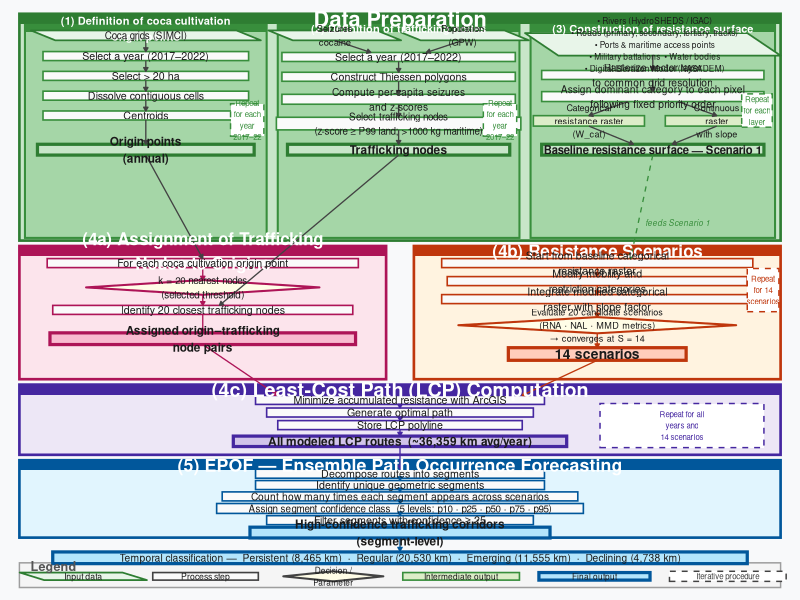
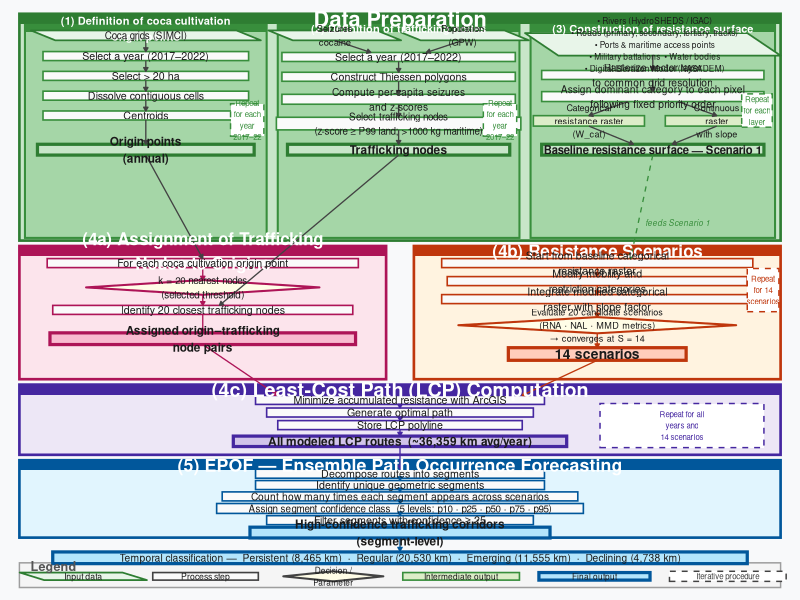

Generate these figures, in order, with R:
library(ggplot2)
library(grid)

# ── Colors ──────────────────────────────────────────────────────────────────
G1 <- "#2e7d32"; G2 <- "#388e3c"; G3 <- "#a5d6a7"
G4 <- "#c8e6c9"; G5 <- "#e8f5e9"; G6 <- "#dcedc8"
P1 <- "#ad1457"; P2 <- "#fce4ec"; P3 <- "#f8bbd0"
O1 <- "#bf360c"; O2 <- "#fff3e0"; O3 <- "#ffccbc"
PU1 <- "#4527a0"; PU2 <- "#ede7f6"; PU3 <- "#d1c4e9"
B1 <- "#01579b";  B2 <- "#e1f5fe"; B3 <- "#b3e5fc"
WH <- "white"; PR <- "#fafafa"; DC <- "#fffde7"
TX <- "#1a1a1a"; AR <- "#424242"

# ── Accumulators ─────────────────────────────────────────────────────────────
bg_layers   <- list()
node_layers <- list()
text_layers <- list()
arr_layers  <- list()

add_bg   <- function(x) bg_layers   <<- c(bg_layers,   list(x))
add_node <- function(x) node_layers <<- c(node_layers, list(x))
add_text <- function(x) text_layers <<- c(text_layers, list(x))
add_arr  <- function(x) arr_layers  <<- c(arr_layers,  list(x))

# ── Section background with solid header bar ─────────────────────────────────
sec <- function(x1, x2, y1, y2, label, hc, fc, fs = 5.0) {
  add_bg(annotate("rect", xmin=x1, xmax=x2, ymin=y1, ymax=y2,
                  fill=fc, color=hc, linewidth=0.9))
  add_bg(annotate("rect", xmin=x1, xmax=x2, ymin=y2-0.55, ymax=y2,
                  fill=hc, color=hc, linewidth=0))
  add_text(annotate("text", x=(x1+x2)/2, y=y2-0.275, label=label,
                    color=WH, fontface="bold", size=fs, hjust=0.5,
                    family="sans"))
}

# ── Subsection background ─────────────────────────────────────────────────────
ssec <- function(x1, x2, y1, y2, label, hc, fc, fs = 2.9) {
  add_bg(annotate("rect", xmin=x1, xmax=x2, ymin=y1, ymax=y2,
                  fill=fc, color=hc, linewidth=0.7))
  add_bg(annotate("rect", xmin=x1, xmax=x2, ymin=y2-0.42, ymax=y2,
                  fill=hc, color=hc, linewidth=0))
  add_text(annotate("text", x=(x1+x2)/2, y=y2-0.21, label=label,
                    color=WH, fontface="bold", size=fs, hjust=0.5,
                    family="sans"))
}

# ── Rounded rectangle box ─────────────────────────────────────────────────────
rbox <- function(cx, cy, w, h, label, fc=PR, ec=AR, fs=2.7,
                 lw=0.55, bold=FALSE, thick=FALSE) {
  add_node(annotate("rect",
                    xmin=cx-w/2, xmax=cx+w/2,
                    ymin=cy-h/2, ymax=cy+h/2,
                    fill=fc, color=ec, linewidth=if(thick) 1.1 else lw))
  add_text(annotate("text", x=cx, y=cy, label=label,
                    color=TX, fontface=if(bold) "bold" else "plain",
                    size=fs, hjust=0.5, family="sans"))
}

# ── Parallelogram (data input) ────────────────────────────────────────────────
pbox <- function(cx, cy, w, h, label, fc=G5, ec=G1, fs=2.5, sk=0.22) {
  xs <- c(cx-w/2+sk, cx+w/2+sk, cx+w/2-sk, cx-w/2-sk)
  ys <- c(cy-h/2,    cy-h/2,    cy+h/2,    cy+h/2)
  add_node(annotate("polygon", x=xs, y=ys, fill=fc, color=ec, linewidth=0.6))
  add_text(annotate("text", x=cx, y=cy, label=label,
                    color=TX, size=fs, hjust=0.5, family="sans"))
}

# ── Diamond ───────────────────────────────────────────────────────────────────
dbox <- function(cx, cy, w, h, label, fc=DC, ec=AR, fs=2.3) {
  xs <- c(cx, cx+w/2, cx, cx-w/2)
  ys <- c(cy-h/2, cy, cy+h/2, cy)
  add_node(annotate("polygon", x=xs, y=ys, fill=fc, color=ec, linewidth=0.7))
  add_text(annotate("text", x=cx, y=cy, label=label,
                    color=TX, size=fs, hjust=0.5, family="sans"))
}

# ── Dashed box ────────────────────────────────────────────────────────────────
dashbox <- function(x1, x2, y1, y2, label, ec="#558b2f", fs=2.0) {
  add_node(annotate("rect", xmin=x1, xmax=x2, ymin=y1, ymax=y2,
                    fill=WH, color=ec, linewidth=0.5, linetype="dashed"))
  add_text(annotate("text", x=(x1+x2)/2, y=(y1+y2)/2, label=label,
                    color=ec, size=fs, hjust=0.5, family="sans"))
}

# ── Arrow ─────────────────────────────────────────────────────────────────────
arr <- function(x1, y1, x2, y2, col_=AR, lw=0.45, dash=FALSE) {
  add_arr(annotate("segment", x=x1, y=y1, xend=x2, yend=y2,
                   color=col_, linewidth=lw,
                   linetype=if(dash) "dashed" else "solid",
                   arrow=arrow(length=unit(0.11,"cm"), type="closed")))
}

# ════════════════════════════════════════════════════════════════════════════════
# LAYOUT — xlim(0,14), ylim(-2.5, 29.5)
# ════════════════════════════════════════════════════════════════════════════════

# Section Y ranges
DP_Y1 <- 16.8; DP_Y2 <- 29.4   # Data Preparation
AS_Y1 <- 9.1;  AS_Y2 <- 16.5   # Assignment
SC_Y1 <- 9.1;  SC_Y2 <- 16.5   # Resistance Scenarios
LC_Y1 <- 4.9;  LC_Y2 <- 8.8    # LCP
EP_Y1 <- 0.3;  EP_Y2 <- 4.6    # EPOF

# Subsection X ranges
SS1_X1 <- 0.25; SS1_X2 <- 4.6   # Origin points
SS2_X1 <- 4.8;  SS2_X2 <- 9.15  # Trafficking nodes
SS3_X1 <- 9.35; SS3_X2 <- 13.75 # Resistance surface

# Centers
CX1  <- (SS1_X1+SS1_X2)/2   # 2.425
CX2  <- (SS2_X1+SS2_X2)/2   # 6.975
CX3  <- (SS3_X1+SS3_X2)/2   # 11.55
CX_A <- (0.15+6.75)/2        # 3.45  Assignment
CX_S <- (7.25+13.85)/2       # 10.55 Scenarios
CX_L <- 7.0                  # LCP
CX_E <- 7.0                  # EPOF

BW  <- 3.7    # standard box width
BH  <- 0.50   # standard box height

# ════════════════════════════════════════════════════════════════════════════════
# SECTION BACKGROUNDS
# ════════════════════════════════════════════════════════════════════════════════

sec(0.15, 13.85, DP_Y1, DP_Y2, "Data Preparation", G1, G4, fs=5.5)

ssec(SS1_X1, SS1_X2, DP_Y1+0.15, DP_Y2-0.62,
     "(1) Definition of coca cultivation\norigin points", G2, G3, fs=2.8)
ssec(SS2_X1, SS2_X2, DP_Y1+0.15, DP_Y2-0.62,
     "(2) Definition of trafficking nodes", G2, G3, fs=2.8)
ssec(SS3_X1, SS3_X2, DP_Y1+0.15, DP_Y2-0.62,
     "(3) Construction of resistance surface", G2, G3, fs=2.8)

sec(0.15, 6.75,  AS_Y1, AS_Y2, "(4a) Assignment of Trafficking\nNodes to Origins", P1, P2, fs=4.3)
sec(7.25, 13.85, SC_Y1, SC_Y2, "(4b) Resistance Scenarios", O1, O2, fs=4.3)
sec(0.15, 13.85, LC_Y1, LC_Y2, "(4c) Least-Cost Path (LCP) Computation", PU1, PU2, fs=5.0)
sec(0.15, 13.85, EP_Y1, EP_Y2, "(5) EPOF — Ensemble Path Occurrence Forecasting", B1, B2, fs=4.5)

# ════════════════════════════════════════════════════════════════════════════════
# SS1: ORIGIN POINTS
# ════════════════════════════════════════════════════════════════════════════════
y1 <- c(28.2, 27.05, 25.95, 24.85, 23.75, 21.85)

pbox(CX1, y1[1], BW,   0.55, "Coca grids (SIMCI)", fc=G5, ec=G1)
rbox(CX1, y1[2], BW,   BH,   "Select a year (2017–2022)", fc=PR, ec=G2)
rbox(CX1, y1[3], BW,   BH,   "Select > 20 ha", fc=PR, ec=G2)
rbox(CX1, y1[4], BW,   BH,   "Dissolve contiguous cells", fc=PR, ec=G2)
rbox(CX1, y1[5], BW,   BH,   "Centroids", fc=PR, ec=G2)
rbox(CX1, y1[6], BW+0.2, 0.6, "Origin points\n(annual)", fc=G4, ec=G1,
     bold=TRUE, thick=TRUE, fs=3.0)

dashbox(SS1_X2-0.65, SS1_X2-0.05, 22.6, 24.4,
        "Repeat\nfor each\nyear\n2017–22", ec=G2)

arr(CX1, y1[1]-0.28, CX1, y1[2]+0.25)
arr(CX1, y1[2]-0.25, CX1, y1[3]+0.25)
arr(CX1, y1[3]-0.25, CX1, y1[4]+0.25)
arr(CX1, y1[4]-0.25, CX1, y1[5]+0.25)
arr(CX1, y1[5]-0.25, CX1, y1[6]+0.30)

# ════════════════════════════════════════════════════════════════════════════════
# SS2: TRAFFICKING NODES
# ════════════════════════════════════════════════════════════════════════════════
y2 <- c(28.2, 27.0, 25.9, 24.65, 23.3, 21.85)

pbox(CX2-1.15, y2[1], 1.95, 0.55, "Seizures\ncocaine",  fc=G5, ec=G1, fs=2.4)
pbox(CX2+1.15, y2[1], 1.95, 0.55, "Population\n(GPW)", fc=G5, ec=G1, fs=2.4)
rbox(CX2, y2[2], BW+0.5, BH,   "Select a year (2017–2022)", fc=PR, ec=G2)
rbox(CX2, y2[3], BW+0.5, BH,   "Construct Thiessen polygons", fc=PR, ec=G2)
rbox(CX2, y2[4], BW+0.5, 0.55, "Compute per-capita seizures\nand z-scores",
     fc=PR, ec=G2, fs=2.6)
rbox(CX2, y2[5], BW+0.7, 0.70,
     "Select trafficking nodes\n(z-score \u2265 P99 land; >1000 kg maritime)",
     fc=PR, ec=G2, fs=2.5)
rbox(CX2, y2[6], BW+0.3, 0.6, "Trafficking nodes",
     fc=G4, ec=G1, bold=TRUE, thick=TRUE, fs=3.0)

dashbox(SS2_X2-0.65, SS2_X2-0.05, 22.6, 24.4,
        "Repeat\nfor each\nyear\n2017–22", ec=G2)

arr(CX2-1.15, y2[1]-0.28, CX2-0.5, y2[2]+0.25)
arr(CX2+1.15, y2[1]-0.28, CX2+0.5, y2[2]+0.25)
arr(CX2, y2[2]-0.25, CX2, y2[3]+0.25)
arr(CX2, y2[3]-0.25, CX2, y2[4]+0.275)
arr(CX2, y2[4]-0.275, CX2, y2[5]+0.35)
arr(CX2, y2[5]-0.35,  CX2, y2[6]+0.30)

# ════════════════════════════════════════════════════════════════════════════════
# SS3: RESISTANCE SURFACE
# ════════════════════════════════════════════════════════════════════════════════
y3 <- c(27.7, 26.0, 24.8, 23.45, 21.85)

pbox(CX3, y3[1], BW+0.3, 1.25,
     "  \u2022 Rivers (HydroSHEDS / IGAC)\n  \u2022 Roads (primary, secondary, tertiary, tracks)\n  \u2022 Ports & maritime access points\n  \u2022 Military battalions  \u2022 Water bodies\n  \u2022 Digital Elevation Model (NASADEM)",
     fc=G5, ec=G1, fs=2.1, sk=0.3)
rbox(CX3, y3[2], BW+0.3, BH,   "Rasterize vector layer\nto common grid resolution",
     fc=PR, ec=G2, fs=2.6)
rbox(CX3, y3[3], BW+0.3, 0.55, "Assign dominant category to each pixel\nfollowing fixed priority order",
     fc=PR, ec=G2, fs=2.6)
# Two parallel intermediate outputs
rbox(CX3-1.15, y3[4], 2.0, 0.58, "Categorical\nresistance raster\n(W_cat)", fc=G6, ec=G2, fs=2.3)
rbox(CX3+1.15, y3[4], 1.85, 0.58, "Continuous\nraster\nwith slope",         fc=G6, ec=G2, fs=2.3)
rbox(CX3, y3[5], BW+0.3, 0.6, "Baseline resistance surface — Scenario 1",
     fc=G4, ec=G1, bold=TRUE, thick=TRUE, fs=2.85)

dashbox(SS3_X2-0.60, SS3_X2-0.05, 23.1, 24.95,
        "Repeat\nfor each\nlayer", ec=G2)

arr(CX3, y3[1]-0.625, CX3, y3[2]+0.25)
arr(CX3, y3[2]-0.25,  CX3, y3[3]+0.275)
arr(CX3-0.45, y3[3]-0.275, CX3-1.15, y3[4]+0.29)
arr(CX3+0.45, y3[3]-0.275, CX3+1.15, y3[4]+0.29)
arr(CX3-1.15, y3[4]-0.29,  CX3-0.35, y3[5]+0.30)
arr(CX3+1.15, y3[4]-0.29,  CX3+0.35, y3[5]+0.30)

# ════════════════════════════════════════════════════════════════════════════════
# SECTION 4a: ASSIGNMENT
# ════════════════════════════════════════════════════════════════════════════════
ya <- c(15.55, 14.2, 12.95, 11.35)

rbox(CX_A, ya[1], 5.6, BH,   "For each coca cultivation origin point",
     fc=PR, ec=P1)
dbox(CX_A, ya[2], 4.2, 0.82, "k = 20 nearest nodes\n(selected threshold)",
     fc=DC, ec=P1, fs=2.5)
rbox(CX_A, ya[3], 5.4, BH,   "Identify 20 closest trafficking nodes",
     fc=PR, ec=P1)
rbox(CX_A, ya[4], 5.5, 0.65, "Assigned origin\u2013trafficking\nnode pairs",
     fc=P3, ec=P1, bold=TRUE, thick=TRUE, fs=3.0)

arr(CX_A, ya[1]-0.25, CX_A, ya[2]+0.41, col_=P1)
arr(CX_A, ya[2]-0.41, CX_A, ya[3]+0.25, col_=P1)
arr(CX_A, ya[3]-0.25, CX_A, ya[4]+0.325, col_=P1)

# ════════════════════════════════════════════════════════════════════════════════
# SECTION 4b: RESISTANCE SCENARIOS
# ════════════════════════════════════════════════════════════════════════════════
ys <- c(15.55, 14.55, 13.55, 12.1, 10.5)

rbox(CX_S, ys[1], 5.6, BH,   "Start from baseline categorical\nresistance raster",
     fc=PR, ec=O1, fs=2.7)
rbox(CX_S, ys[2], 5.4, BH,   "Modify mobility and\nrestriction categories",
     fc=PR, ec=O1, fs=2.7)
rbox(CX_S, ys[3], 5.6, BH,   "Integrate modified categorical\nraster with slope factor",
     fc=PR, ec=O1, fs=2.7)
dbox(CX_S, ys[4], 5.0, 0.90,
     "Evaluate 20 candidate scenarios\n(RNA \u00b7 NAL \u00b7 MMD metrics)\n\u2192 converges at S = 14",
     fc=DC, ec=O1, fs=2.3)
rbox(CX_S, ys[5], 3.2, 0.70, "14 scenarios",
     fc=O3, ec=O1, bold=TRUE, thick=TRUE, fs=3.5)

dashbox(13.25, 13.82, 12.85, 15.25, "Repeat\nfor 14\nscenarios", ec=O1)

arr(CX_S, ys[1]-0.25, CX_S, ys[2]+0.25, col_=O1)
arr(CX_S, ys[2]-0.25, CX_S, ys[3]+0.25, col_=O1)
arr(CX_S, ys[3]-0.25, CX_S, ys[4]+0.45, col_=O1)
arr(CX_S, ys[4]-0.45, CX_S, ys[5]+0.35, col_=O1)

# ════════════════════════════════════════════════════════════════════════════════
# SECTION 4c: LCP
# ════════════════════════════════════════════════════════════════════════════════
yl <- c(7.95, 7.25, 6.55, 5.65)

rbox(CX_L, yl[1], 5.2, BH,   "Minimize accumulated resistance with ArcGIS",
     fc=PR, ec=PU1)
rbox(CX_L, yl[2], 4.8, BH,   "Generate optimal path",      fc=PR, ec=PU1)
rbox(CX_L, yl[3], 4.4, BH,   "Store LCP polyline",          fc=PR, ec=PU1)
rbox(CX_L, yl[4], 6.0, 0.58,
     "All modeled LCP routes  (~36,359 km avg/year)",
     fc=PU3, ec=PU1, bold=TRUE, thick=TRUE, fs=3.0)

dashbox(10.6, 13.55, 5.3, 7.75, "Repeat for all\nyears and\n14 scenarios", ec=PU1)

arr(CX_L, yl[1]-0.25, CX_L, yl[2]+0.25, col_=PU1)
arr(CX_L, yl[2]-0.25, CX_L, yl[3]+0.25, col_=PU1)
arr(CX_L, yl[3]-0.25, CX_L, yl[4]+0.29, col_=PU1)

# ════════════════════════════════════════════════════════════════════════════════
# SECTION 5: EPOF
# ════════════════════════════════════════════════════════════════════════════════
ye <- c(3.85, 3.22, 2.59, 1.92, 1.27, 0.58)

rbox(CX_E, ye[1], 5.2, BH,   "Decompose routes into segments",                  fc=PR, ec=B1)
rbox(CX_E, ye[2], 5.2, BH,   "Identify unique geometric segments",              fc=PR, ec=B1)
rbox(CX_E, ye[3], 6.4, BH,   "Count how many times each segment appears across scenarios", fc=PR, ec=B1, fs=2.6)
rbox(CX_E, ye[4], 6.6, 0.55,
     "Assign segment confidence class  (5 levels: p10 \u00b7 p25 \u00b7 p50 \u00b7 p75 \u00b7 p95)",
     fc=PR, ec=B1, fs=2.5)
rbox(CX_E, ye[5], 4.8, BH,   "Filter segments with confidence \u2265 25",       fc=PR, ec=B1)
rbox(CX_E, ye[6], 5.4, 0.6,  "High-confidence trafficking corridors\n(segment-level)",
     fc=B3, ec=B1, bold=TRUE, thick=TRUE, fs=3.0)

arr(CX_E, ye[1]-0.25, CX_E, ye[2]+0.25, col_=B1)
arr(CX_E, ye[2]-0.25, CX_E, ye[3]+0.25, col_=B1)
arr(CX_E, ye[3]-0.25, CX_E, ye[4]+0.275, col_=B1)
arr(CX_E, ye[4]-0.275, CX_E, ye[5]+0.25, col_=B1)
arr(CX_E, ye[5]-0.25, CX_E, ye[6]+0.30, col_=B1)

# ════════════════════════════════════════════════════════════════════════════════
# INTER-SECTION ARROWS
# ════════════════════════════════════════════════════════════════════════════════

# Origin points → Assignment (for each origin)
arr(CX1, y1[6]-0.30, CX_A, ya[1]+0.25)

# Trafficking nodes → Assignment (identify closest)
arr(CX2, y2[6]-0.30, CX_A+0.3, ya[3]+0.25)

# Baseline surface → Resistance Scenarios (dashed, feeds Scenario 1)
arr(CX3, y3[5]-0.30, CX_S+0.6, ys[1]+0.25, col_=G2, dash=TRUE)
add_text(annotate("text", x=12.0, y=17.8, label="feeds Scenario 1",
                  color=G2, size=2.1, hjust=0.5, fontface="italic", family="sans"))

# Assigned pairs → LCP (two arrows converging)
arr(CX_A, ya[4]-0.325, CX_L-2.2, yl[1]+0.25, col_=P1)
# 14 scenarios → LCP
arr(CX_S, ys[5]-0.35,  CX_L+2.2, yl[1]+0.25, col_=O1)

# LCP → EPOF
arr(CX_L, yl[4]-0.29, CX_E, ye[1]+0.25, col_=PU1)

# EPOF → Temporal classification (below)
arr(CX_E, ye[6]-0.30, CX_E, -0.45, col_=B1)

# ════════════════════════════════════════════════════════════════════════════════
# TEMPORAL CLASSIFICATION (below EPOF)
# ════════════════════════════════════════════════════════════════════════════════
rbox(CX_E, -0.82, 12.5, 0.65,
     "Temporal classification \u2014  Persistent (8,465 km)  \u00b7  Regular (20,530 km)  \u00b7  Emerging (11,555 km)  \u00b7  Declining (4,738 km)",
     fc=B3, ec=B1, thick=TRUE, fs=2.6)

# ════════════════════════════════════════════════════════════════════════════════
# LEGEND
# ════════════════════════════════════════════════════════════════════════════════
LY <- -1.85   # legend center y
add_bg(annotate("rect", xmin=0.15, xmax=13.85, ymin=LY-0.62, ymax=LY+0.75,
                fill="#f5f5f5", color="#9e9e9e", linewidth=0.5))
add_text(annotate("text", x=0.35, y=LY+0.57, label="Legend",
                  color="#555555", fontface="bold", size=3.2, hjust=0,
                  family="sans"))

lxs <- c(1.3, 3.5, 5.8, 8.1, 10.5, 12.9)
pbox(lxs[1], LY,   1.85, 0.42, "Input data",          fc=G5, ec=G1,  fs=2.2)
rbox(lxs[2], LY,   1.90, 0.42, "Process step",        fc=PR, ec=AR,  fs=2.2)
dbox(lxs[3], LY,   1.80, 0.56, "Decision /\nParameter", fc=DC, ec=AR, fs=2.1)
rbox(lxs[4], LY,   2.10, 0.42, "Intermediate output", fc=G6, ec=G2,  fs=2.1)
rbox(lxs[5], LY,   2.00, 0.42, "Final output",        fc=B3, ec=B1,  thick=TRUE, fs=2.1)
dashbox(lxs[6]-1.05, lxs[6]+1.05, LY-0.28, LY+0.28, "Iterative procedure", ec=AR)

# ════════════════════════════════════════════════════════════════════════════════
# BUILD PLOT
# ════════════════════════════════════════════════════════════════════════════════
all_layers <- c(bg_layers, node_layers, arr_layers, text_layers)

p <- ggplot()
for (l in all_layers) p <- p + l
p <- p +
  coord_cartesian(xlim=c(0, 14), ylim=c(-2.55, 29.55), expand=FALSE) +
  theme_void() +
  theme(plot.background = element_rect(fill="#F8F9FA", color=NA),
        plot.margin     = margin(8, 8, 8, 8))

# ── Save ─────────────────────────────────────────────────────────────────────
out <- "C:/Users/diana/OneDrive - Universidad de los Andes/Diana_CESED/rutas/modeling_routes_CESED/06_results/"

ggsave(paste0(out, "flowchart_improved.png"), p,
       width=14, height=32, dpi=200, bg="#F8F9FA")
ggsave(paste0(out, "flowchart_improved.pdf"), p,
       width=14, height=32, bg="#F8F9FA")

cat("Guardado en:", out, "\n")
